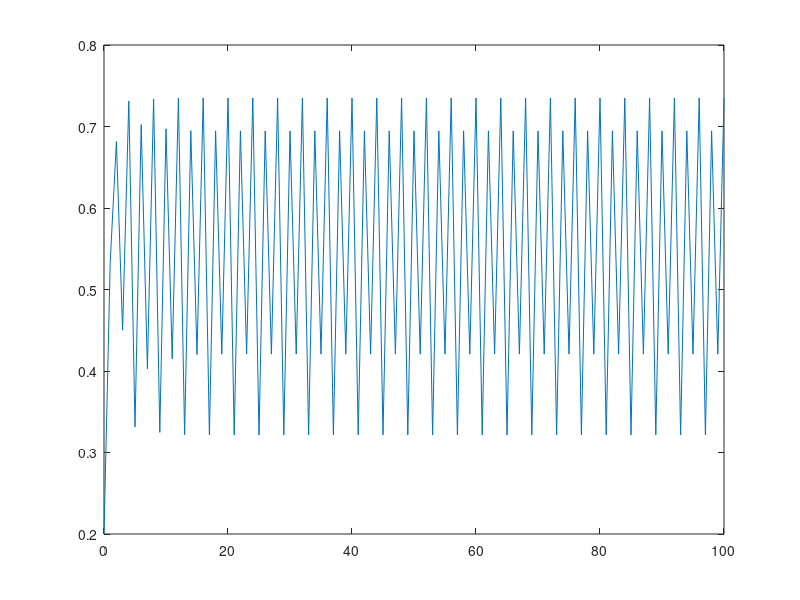
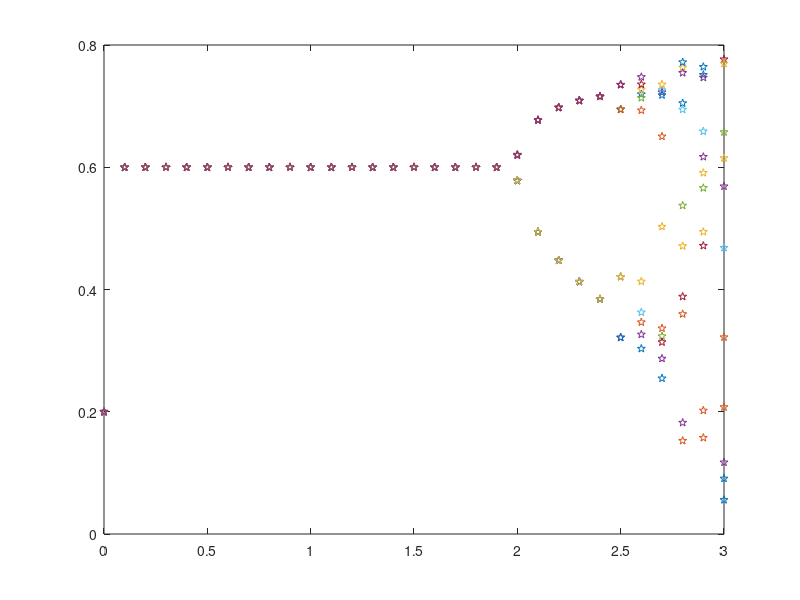

These figures' MATLAB source, in order:
%% Project 5: Discrete Logistical Growth

r = 2.5;
K = 0.6;
x0 = 0.2;
tmax = 100;

x(1) = x0;

for t = 1:tmax
    x(t+1) = x(t) + (r*(1-(x(t)/K))*x(t));
end

figure('Name', 'r=2.5, x0=5');
plot([0:tmax],x);

%% Project 5: Question 5

clearvars

K = 0.6;
x0 = 0.2;
tmax = 100;

N = [];

for r = 0:0.1:3
    x(1) = x0;
    for t = 1:tmax
        x(t+1) = x(t) + (r*(1-(x(t)/K))*x(t));
    end
    Nrun = x(end-10:end);
    N = [N; Nrun];
end

figure('Name', 'Plot N-cyles for variable r, K=0.6');
plot(0:0.1:3, N,'p');